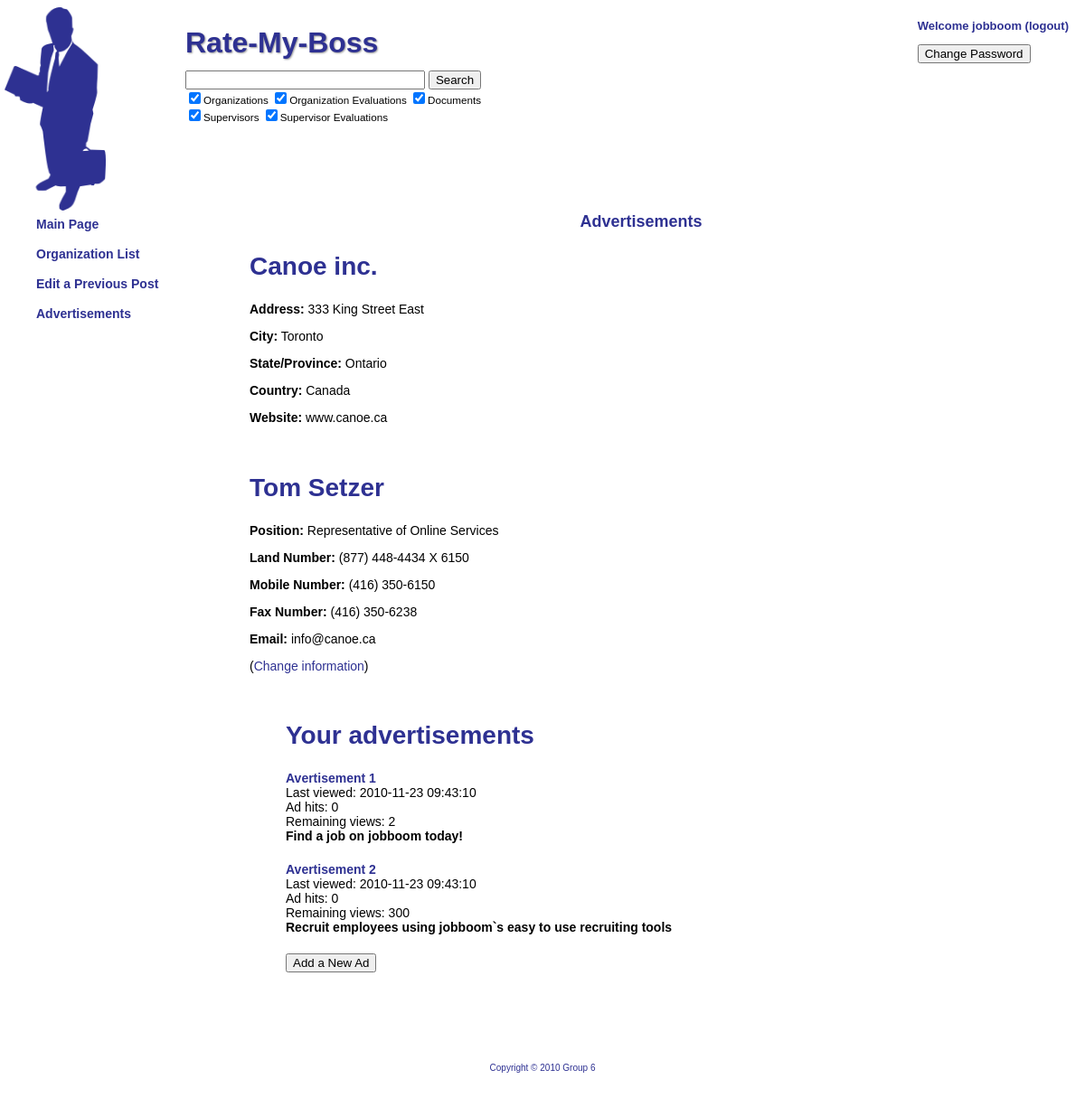
Screenshot of /index.php?page=advertisement (signed in) with the database file from the repository.
### tables this page shows
create table business
(
userId INT NOT NULL,
name VARCHAR(40) Not Null,
address VARCHAR(40),
city VARCHAR(40),
state VARCHAR(40),
country VARCHAR(40),
website VARCHAR(40) NOT NULL,
contactName VARCHAR(40) NOT NULL,
contactNumberLand VARCHAR(40),
contactNumberMobile VARCHAR(40),
contactNumberFax VARCHAR(40),
contactPosition VARCHAR(40),
contactEmail VARCHAR(40),
PRIMARY KEY (userId),
FOREIGN KEY (userId) REFERENCES user
);

create table ad
(
adId INT NOT NULL AUTO_INCREMENT,
userId INT NOT NULL,
content VARCHAR(600) NOT NULL,
counter INT NOT NULL,
lastView TIMESTAMP DEFAULT CURRENT_TIMESTAMP,
hits INT NOT NULL DEFAULT 0,
cost DECIMAL(10,2) NOT NULL,
isPending INT NOT NULL,
PRIMARY KEY (adId),
FOREIGN KEY (userId) REFERENCES user
);

### php/checklogin.php (called while the page is built, shortened)
<?php
if (isset($_SESSION["username"]) && isset($_SESSION["password"])) {
	$userid = $_SESSION["userid"];
}
elseif( empty($_POST["username"]) && empty($_POST["password"]) ) {
	$_SESSION["error"] = 0;
}
elseif( empty($_POST["username"]) && !empty($_POST["password"]) ) {
	$_SESSION["error"] = 1;
}
elseif( empty($_POST["password"]) && !empty($_POST["username"]) ) {
	$_SESSION["error"] = 2;
}
?>

### php/pages/advertisement.php (the view, shortened to what this page needs)
<?php
$query = sprintf("SELECT * FROM business WHERE userId=$userid");
$result = mysql_query($query);
if ($row = mysql_fetch_array($result)) {
	echo "
	<div class='main'>";
	echo "		<h1>Advertisements</h1>\n";
	echo "		<h2>$row[name]</h2>
		<p><strong>Address:</strong> $row[address] </p>
		<p><strong>City:</strong> $row[city] </p>
		<p><strong>State/Province:</strong> $row[state] </p>
		<p><strong>Country:</strong> $row[country] </p>
		<p><strong>Website:</strong> $row[website] </p> <br />
		";
	echo "		<h2>$row[contactName]</h2>
		<p><strong>Position:</strong> $row[contactPosition] </p>
		<p><strong>Land Number:</strong> $row[contactNumberLand] </p>
		<p><strong>Mobile Number:</strong> $row[contactNumberMobile] </p>
		<p><strong>Fax Number:</strong> $row[contactNumberFax] </p>
		<p><strong>Email:</strong> $row[contactEmail] </p>
		";
	echo "<p>(<a href='index.php?page=business'>Change information</a>)</p>";
	$query = sprintf("SELECT * FROM ad WHERE userId=$userid");
	$result = mysql_query($query);
	$count = 0;
	echo "		<ul>";
	while ($row = mysql_fetch_array($result)) {
		if ($count == 0) {
			echo "<br />\n";
			echo "<h2>Your advertisements</h2>\n";
		}
		$count += 1;
		echo "		<li><strong><a href='index.php?page=advertisement&id=$row[adId]'>Avertisement $count</a></strong> <br />";
		echo "				Last viewed: $row[lastView] <br />
							Ad hits: $row[hits] <br />
							Remaining views: $row[counter] <br />
							<strong>$row[content]</strong></li><br />";
	}
	echo "		<a href='index.php?page=adform'><button type='button'>Add a New Ad</button></a>\n";
	echo "
	</div>
	";
}
else {
	include "../php/pages/business.php";
}
?>

### www/style.css (style rules this page uses)
body { font-family: Helvetica, Arial, sans-serif; font-size: 14px; color: #000000; }
h1 { font-size: 18px; font-weight: bold; color: #2E3192; text-align: center; }
h2 { font-size: 2em; color: #2E3192; }
strong { font-weight: bold; }
a { color: #2E3192; text-decoration: none; }
.main { margin-top: 168px; margin-left: 268px; margin-right: 50px; }
ul { list-style: none; }
li { padding-bottom: 5px; }

### rows the page displays
business: name "Canoe inc.", address "333 King Street East", city "Toronto", state "Ontario", country "Canada", website "www.canoe.ca", contactName "Tom Setzer", contactPosition "Representative of Online Services", contactNumberLand "(877) 448-4434 X 6150", contactNumberMobile "(416) 350-6150", contactNumberFax "(416) 350-6238", contactEmail "info@canoe.ca"
ad: shows "Your advertisements", lastView "2010-11-23 09:43:10", hits "0", counter "2", content "Find a job on jobboom today!"
ad: lastView "2010-11-23 09:43:10", hits "0", counter "300", content "Recruit employees using jobboom`s easy to use recruiting tools"

### other values shown
$_SESSION['username'] "jobboom"
